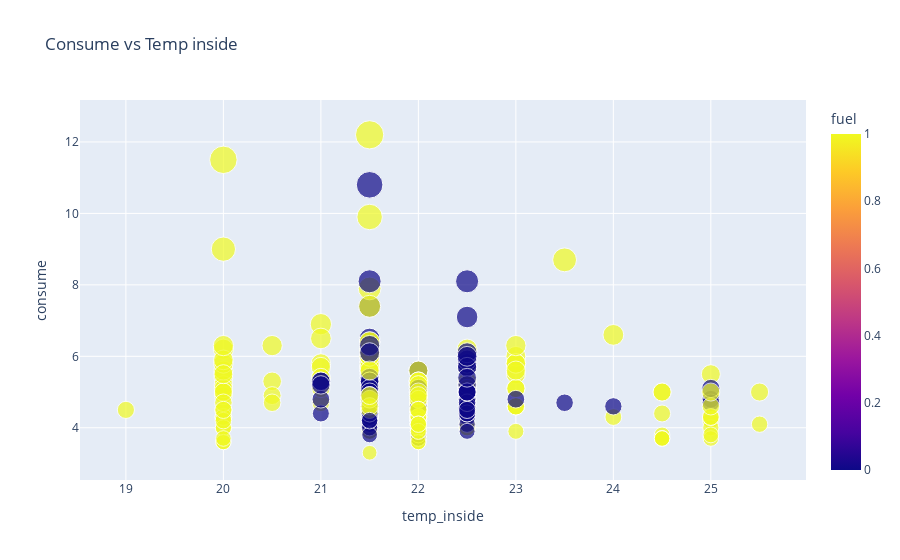

Write notebook code for a chart like this one.
### Code cell
px.scatter(measures,x='temp_inside',y='consume',color='fuel',size='consume',title='Consume vs Temp inside')

### Figure 1 — Plotly figure (JSON) as saved in the notebook; plotly's stock layout.template omitted (floating-point values rounded to 4 significant figures; data arrays with more than 128 entries replaced by an {"elided": "..."} marker saying what was removed)
{"data": [{"hovertemplate": "temp_inside=%{x}<br>consume=%{marker.size}<br>fuel=%{marker.color}<extra></extra>", "legendgroup": "", "marker": {"color": {"elided": "376 int values"}, "coloraxis": "coloraxis", "size": {"elided": "376 float values"}, "sizemode": "area", "sizeref": 0.0305, "symbol": "circle"}, "mode": "markers", "name": "", "orientation": "v", "showlegend": false, "type": "scatter", "x": {"elided": "376 float values"}, "xaxis": "x", "y": {"elided": "376 float values"}, "yaxis": "y"}], "layout": {"coloraxis": {"colorbar": {"title": {"text": "fuel"}}, "colorscale": [[0, "#0d0887"], [0.1111, "#46039f"], [0.2222, "#7201a8"], [0.3333, "#9c179e"], [0.4444, "#bd3786"], [0.5556, "#d8576b"], [0.6667, "#ed7953"], [0.7778, "#fb9f3a"], [0.8889, "#fdca26"], [1, "#f0f921"]]}, "legend": {"itemsizing": "constant", "tracegroupgap": 0}, "title": {"text": "Consume vs Temp inside"}, "xaxis": {"anchor": "y", "domain": [0, 1], "title": {"text": "temp_inside"}}, "yaxis": {"anchor": "x", "domain": [0, 1], "title": {"text": "consume"}}}}
